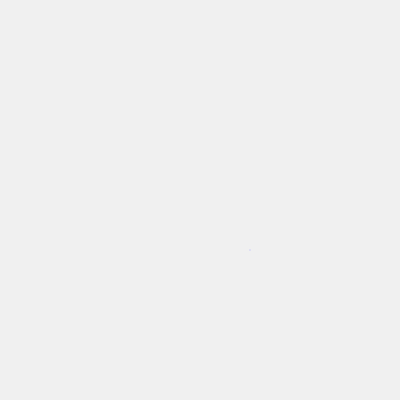
Frame 1 (no input)
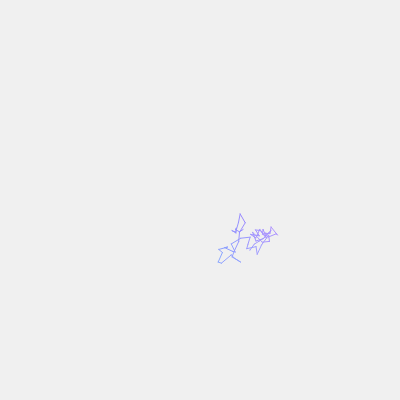
Frame 60 (no input)
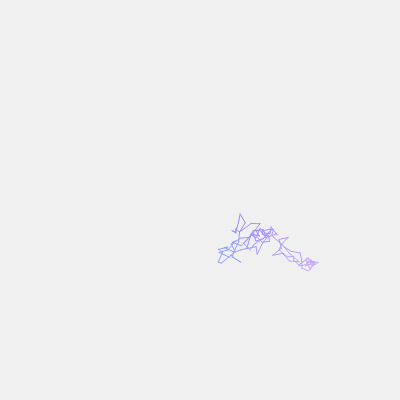
Frame 120 (the mouse pressed at the canvas centre since frame 60)

The p5.js sketch that drew these frames (run headless with seeded random() and noise() and a simulated clock; from frame 60 on, the mouse is pressed at the canvas centre):

// p5.js sketch
// ── sketch.js
let x = 250;
let y = 250;
let px = 250;
let py = 250;

function setup() {
  createCanvas(400, 400);
  background(240);
}

function draw() {
  let r = map(x, 0, width, 0, 255);
  let g = map(y, 0, height, 0, 255);
  let b = 255;
  
  stroke(r, g, b);
  strokeWeight(1);
  line(px, py, x, y);
  
  px = x;
  py = y;
  
  x = constrain(x + random(-10, 10), 0 ,width);
  y = constrain(y + random(-10, 10), 0, height);  
}
